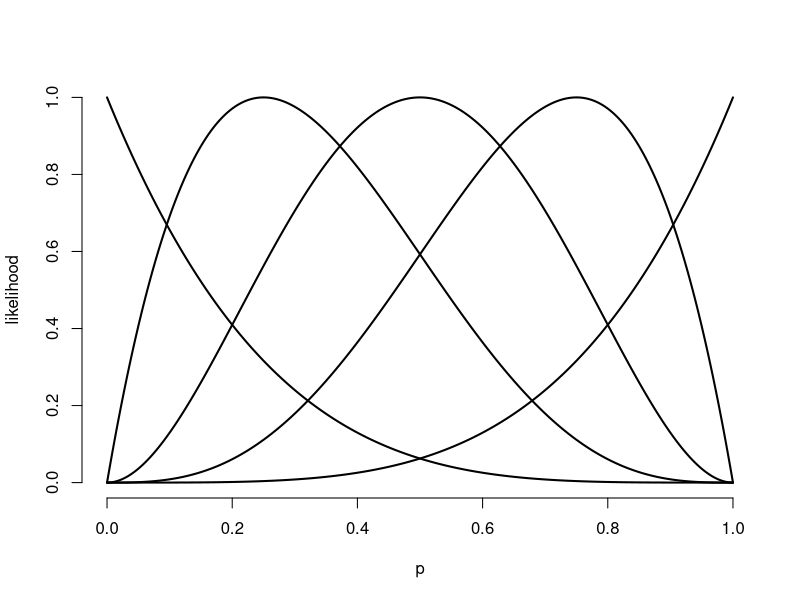

The R script that drew this image:
#postscript("bernoulliLikelihood.eps", width=4, height=4, horizontal = FALSE)
n <- 4
xvals <- seq(0, 1, length = 1000)
plot(c(0, 1), c(0, 1), type = "n", frame = FALSE, xlab = "p", ylab = "likelihood")
for (i in 0 : n){
  ml <-  (i / n) ^ i * (1 - i / n) ^ (n - i)
  likelihood <- xvals ^ i * (1 - xvals) ^ (n - i) / ml
  lines(xvals, likelihood, type = "l", lwd = 2)
}
#dev.off()
